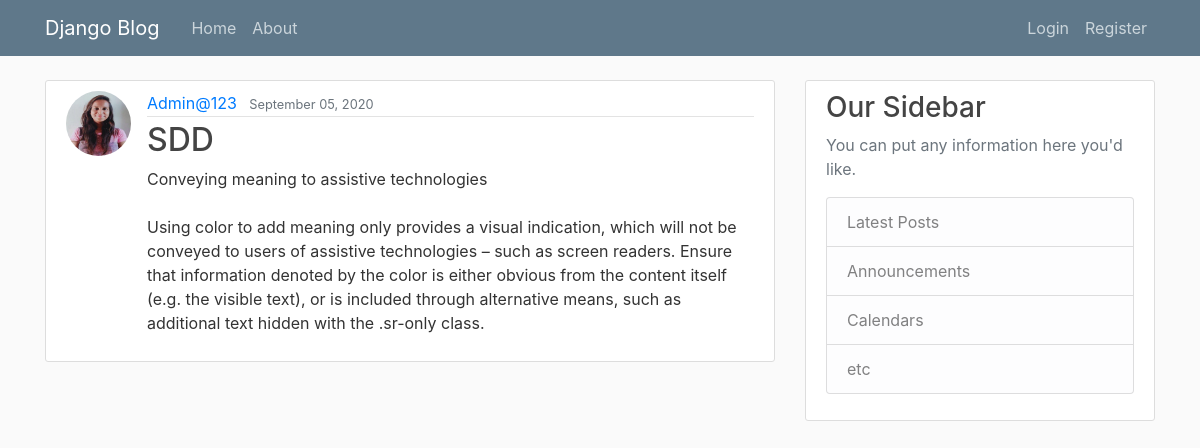
The app's page /post/2/ with its own data.
### blog/models.py (models this page shows, shortened)
class Post(models.Model):
    title = models.CharField(max_length=100)
    content = models.TextField()
    date_posted = models.DateTimeField(default=timezone.now)
    author = models.ForeignKey(User, on_delete=models.CASCADE)

### users/models.py (models this page shows, shortened)
class Profile(models.Model):
    user = models.OneToOneField(User, on_delete=models.CASCADE)
    image = models.ImageField(default='default.jpg', upload_to='profile_pics')

### blog/views.py (the view)
# urls.py: path('post/<int:pk>/', PostDetailView.as_view(), name='post-detail'),
class PostDetailView(DetailView):
    model = Post

### blog/templates/blog/post_detail.html (shortened to what this page needs)
{% extends "blog/base.html" %}
{% block content %}
  <article class="media content-section">
    <img class="rounded-circle article-img" src="{{ object.author.profile.image.url }}">
    <div class="media-body">
      <div class="article-metadata">
        <a class="mr-2" href="{% url 'user-posts' object.author.username %}">{{ object.author }}</a>
        <small class="text-muted">{{ object.date_posted|date:"F d, Y" }}</small>
      </div>
      <h2 class="article-title">{{ object.title }}</h2>
      <p class="article-content">{{ object.content }}</p>
    </div>
  </article>
{% endblock content %}

### blog/static/blog/main.css (style rules this page uses)
body { background: #fafafa; color: #333333; margin-top: 5rem; }
h1, h2, h3, h4, h5, h6 { color: #444444; }
.content-section { background: #ffffff; padding: 10px 20px; border: 1px solid #dddddd; border-radius: 3px; margin-bottom: 20px; }
.article-title { color: #444444; }
.article-content { white-space: pre-line; }
.article-img { height: 65px; width: 65px; margin-right: 16px; }
.article-metadata { padding-bottom: 1px; margin-bottom: 4px; border-bottom: 1px solid #e3e3e3 }

### records on screen
Post: author.profile.image (picture), author "Admin@123", date_posted "September 05, 2020", title "SDD", content "Conveying meaning to assistive technologies Using color to add meaning only provides a visual indication, which will not be conveyed to users of assistive technologies – such as screen readers. Ensure that information denoted by the color is either obvious from the content itself (e.g. the visible text), or is included through alternative means, such as additional text hidden with the .sr-only class."
